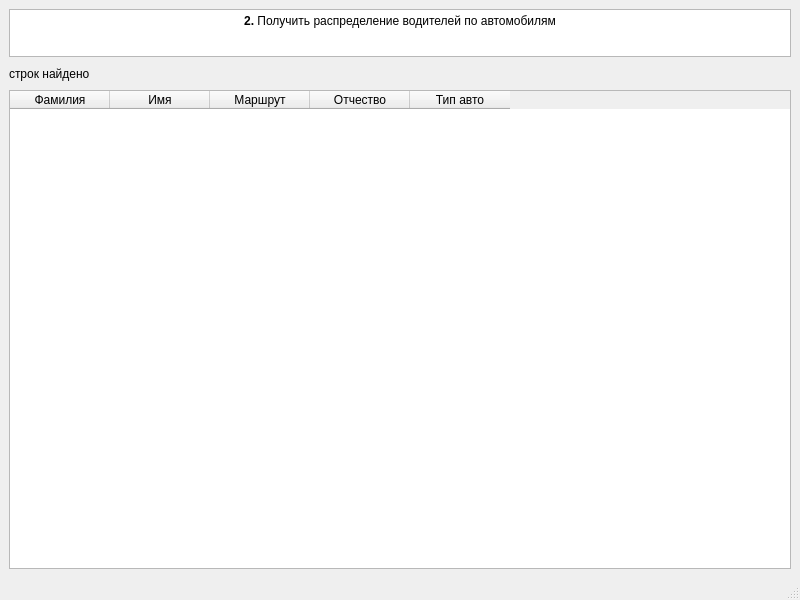
<?xml version="1.0" encoding="UTF-8"?>
<ui version="4.0">
 <class>MainWindow</class>
 <widget class="QMainWindow" name="MainWindow">
  <property name="windowModality">
   <enum>Qt::NonModal</enum>
  </property>
  <property name="geometry">
   <rect>
    <x>0</x>
    <y>0</y>
    <width>800</width>
    <height>600</height>
   </rect>
  </property>
  <property name="maximumSize">
   <size>
    <width>16777215</width>
    <height>16777210</height>
   </size>
  </property>
  <property name="windowTitle">
   <string>Запрос 2</string>
  </property>
  <widget class="QWidget" name="centralwidget">
   <layout class="QVBoxLayout" name="verticalLayout_2">
    <item>
     <layout class="QVBoxLayout" name="verticalLayout">
      <item>
       <widget class="QTextBrowser" name="textBrowser">
        <property name="enabled">
         <bool>true</bool>
        </property>
        <property name="maximumSize">
         <size>
          <width>16777215</width>
          <height>48</height>
         </size>
        </property>
        <property name="html">
         <string>&lt;!DOCTYPE HTML PUBLIC &quot;-//W3C//DTD HTML 4.0//EN&quot; &quot;http://www.w3.org/TR/REC-html40/strict.dtd&quot;&gt;
&lt;html&gt;&lt;head&gt;&lt;meta name=&quot;qrichtext&quot; content=&quot;1&quot; /&gt;&lt;style type=&quot;text/css&quot;&gt;
p, li { white-space: pre-wrap; }
&lt;/style&gt;&lt;/head&gt;&lt;body style=&quot; font-family:'MS Shell Dlg 2'; font-size:7.8pt; font-weight:400; font-style:normal;&quot;&gt;
&lt;p align=&quot;center&quot; style=&quot; margin-top:0px; margin-bottom:0px; margin-left:0px; margin-right:0px; -qt-block-indent:0; text-indent:0px;&quot;&gt;&lt;span style=&quot; font-size:9pt; font-weight:600;&quot;&gt;2.&lt;/span&gt;&lt;span style=&quot; font-size:9pt;&quot;&gt; Получить распределение водителей по автомобилям&lt;/span&gt;&lt;/p&gt;&lt;/body&gt;&lt;/html&gt;</string>
        </property>
       </widget>
      </item>
      <item>
       <widget class="QLabel" name="label">
        <property name="maximumSize">
         <size>
          <width>16777215</width>
          <height>21</height>
         </size>
        </property>
        <property name="font">
         <font>
          <pointsize>9</pointsize>
         </font>
        </property>
        <property name="text">
         <string>строк найдено</string>
        </property>
       </widget>
      </item>
     </layout>
    </item>
    <item>
     <layout class="QHBoxLayout" name="horizontalLayout">
      <item>
       <widget class="QTableWidget" name="tableWidget">
        <property name="showGrid">
         <bool>true</bool>
        </property>
        <property name="gridStyle">
         <enum>Qt::SolidLine</enum>
        </property>
        <property name="sortingEnabled">
         <bool>false</bool>
        </property>
        <property name="wordWrap">
         <bool>true</bool>
        </property>
        <property name="cornerButtonEnabled">
         <bool>false</bool>
        </property>
        <property name="rowCount">
         <number>0</number>
        </property>
        <property name="columnCount">
         <number>5</number>
        </property>
        <column>
         <property name="text">
          <string>Фамилия</string>
         </property>
         <property name="font">
          <font>
           <family>MS Shell Dlg 2</family>
           <pointsize>9</pointsize>
          </font>
         </property>
        </column>
        <column>
         <property name="text">
          <string>Имя</string>
         </property>
         <property name="font">
          <font>
           <family>MS Shell Dlg 2</family>
           <pointsize>9</pointsize>
          </font>
         </property>
        </column>
        <column>
         <property name="text">
          <string>Маршрут</string>
         </property>
         <property name="font">
          <font>
           <family>MS Shell Dlg 2</family>
           <pointsize>9</pointsize>
          </font>
         </property>
        </column>
        <column>
         <property name="text">
          <string>Отчество</string>
         </property>
         <property name="font">
          <font>
           <pointsize>9</pointsize>
          </font>
         </property>
        </column>
        <column>
         <property name="text">
          <string>Тип авто</string>
         </property>
         <property name="font">
          <font>
           <pointsize>9</pointsize>
          </font>
         </property>
        </column>
       </widget>
      </item>
     </layout>
    </item>
   </layout>
  </widget>
  <widget class="QStatusBar" name="statusbar"/>
 </widget>
 <resources/>
 <connections/>
</ui>
